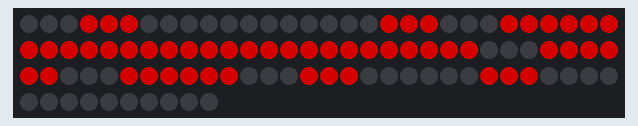
Simulated run of this sketch. Board: ESP8266 (NodeMCU). Shown: 100 RGB LEDs in strip order, left to right, continuing on the next row. Dim RGB values are drawn brighter than linear; WiFi joins after 1.5 s; servers stay silent unless stated; network time is answered at once with the bench clock; uploads are accepted with an empty reply; the local clock reads 2024-03-15 10:24:30 at power-on unless the sketch sets it; web services answer with replies made up by the test bench; what the sketch prints to the serial monitor is not drawn.

Above: at 2.2 s.

The sketch:

JIM-DIYCLOCKV2.ino
```cpp
#include <NTPClient.h>
#include <ESP8266WiFi.h>
#include <WiFiUdp.h>
#include <Adafruit_NeoPixel.h>
#include <Time.h>           // Use Time.h instead of TimeLib.h
#include <Timezone.h>    // https://github.com/JChristensen/Timezone
#include <ESP8266HTTPClient.h>
#include <WiFiClient.h>
#include "secrets.h"

const char *ssid     = WIFI_SSID;
const char *password = WIFI_PASSWORD;

#define PIN            2
#define NUMPIXELS      100
Adafruit_NeoPixel pixels = Adafruit_NeoPixel(NUMPIXELS, PIN, NEO_GRB + NEO_KHZ800);

// US Mountain Time Zone (Denver, Salt Lake City)
TimeChangeRule usMDT = {"MDT", Second, Sun, Mar, 2, -360};    // Daylight time = UTC - 6 hours
TimeChangeRule usMST = {"MST", First, Sun, Nov, 2, -420};     // Standard time = UTC - 7 hours
Timezone usMountain(usMDT, usMST);

char daysOfTheWeek[7][12] = {"Sunday", "Monday", "Tuesday", "Wednesday", "Thursday", "Friday", "Saturday"};

// Define NTP Client to get time
WiFiUDP ntpUDP;
NTPClient timeClient(ntpUDP, "pool.ntp.org", 0, 30000);  // Using UTC time, offset will be handled by Timezone library

// Brightness and sunrise/sunset variables
int normalBrightness = 128;
int dimBrightness = 20;
int currentBrightness = 128;
int sunriseHour = 6;
int sunriseMinute = 0;
int sunsetHour = 18;
int sunsetMinute = 0;

float latitude = 39.7392;  // Default: Denver, CO
float longitude = -104.9903;
bool locationFetched = false;

void fetchLocationFromIP() {
  if (WiFi.status() == WL_CONNECTED) {
    WiFiClient wifiClient;
    HTTPClient http;
    http.begin(wifiClient, "http://ip-api.com/json");
    int httpCode = http.GET();
    if (httpCode == HTTP_CODE_OK) {
      String payload = http.getString();
      int latIndex = payload.indexOf("\"lat\":");
      int lonIndex = payload.indexOf("\"lon\":");
      if (latIndex > 0 && lonIndex > 0) {
        latitude = payload.substring(latIndex + 6, payload.indexOf(',', latIndex)).toFloat();
        longitude = payload.substring(lonIndex + 6, payload.indexOf(',', lonIndex)).toFloat();
        locationFetched = true;
        Serial.print("Fetched location: lat=");
        Serial.print(latitude, 6);
        Serial.print(", lon=");
        Serial.println(longitude, 6);
      }
    }
    http.end();
  }
}

void fetchSunriseSunset(float latitude, float longitude) {
  if (WiFi.status() == WL_CONNECTED) {
    WiFiClient wifiClient;
    HTTPClient http;
    String url = String("http://api.sunrise-sunset.org/json?lat=") + String(latitude, 6) + "&lng=" + String(longitude, 6) + "&formatted=0";
    http.begin(wifiClient, url);
    int httpCode = http.GET();
    if (httpCode == HTTP_CODE_OK) {
      String payload = http.getString();
      int sunriseIndex = payload.indexOf("sunrise\":\"");
      int sunsetIndex = payload.indexOf("sunset\":\"");
      if (sunriseIndex > 0 && sunsetIndex > 0) {
        String sunriseStr = payload.substring(sunriseIndex + 10, payload.indexOf('"', sunriseIndex + 10));
        String sunsetStr = payload.substring(sunsetIndex + 9, payload.indexOf('"', sunsetIndex + 9));
        Serial.print("Fetched sunrise (UTC): "); Serial.println(sunriseStr);
        Serial.print("Fetched sunset (UTC): "); Serial.println(sunsetStr);
        sunriseHour = sunriseStr.substring(11, 13).toInt();
        sunriseMinute = sunriseStr.substring(14, 16).toInt();
        sunsetHour = sunsetStr.substring(11, 13).toInt();
        sunsetMinute = sunsetStr.substring(14, 16).toInt();
        time_t sunriseUTC = (sunriseHour * 3600) + (sunriseMinute * 60);
        time_t sunsetUTC = (sunsetHour * 3600) + (sunsetMinute * 60);
        time_t now = timeClient.getEpochTime();
        time_t sunriseLocal = usMountain.toLocal(now - (now % 86400) + sunriseUTC);
        time_t sunsetLocal = usMountain.toLocal(now - (now % 86400) + sunsetUTC);
        sunriseHour = hour(sunriseLocal);
        sunriseMinute = minute(sunriseLocal);
        sunsetHour = hour(sunsetLocal);
        sunsetMinute = minute(sunsetLocal);
        Serial.print("Sunrise (local): "); Serial.print(sunriseHour); Serial.print(":"); Serial.println(sunriseMinute);
        Serial.print("Sunset (local): "); Serial.print(sunsetHour); Serial.print(":"); Serial.println(sunsetMinute);
      }
    }
    http.end();
  }
}

void setup() {
  Serial.begin(115200);

  WiFi.begin(ssid, password);
  Serial.print("Connecting to WiFi");
  while ( WiFi.status() != WL_CONNECTED ) {
    delay ( 500 );
    Serial.print ( "." );
  }
  Serial.println("\nWiFi connected!");
  WiFi.hostname("BigClock");
  timeClient.begin();

  pixels.begin();

  fetchLocationFromIP();
  fetchSunriseSunset(latitude, longitude);
}

unsigned long lastMidnightCheck = 0;
int lastDay = -1;
bool isDimmed = false;

void setAllPixelsBrightness(int brightness) {
  for (int i = 0; i < NUMPIXELS; i++) {
    uint32_t color = pixels.getPixelColor(i);
    uint8_t r = (uint8_t)(color >> 16);
    uint8_t g = (uint8_t)(color >> 8);
    uint8_t b = (uint8_t)(color);
    // Scale color by brightness
    r = (r * brightness) / 255;
    g = (g * brightness) / 255;
    b = (b * brightness) / 255;
    pixels.setPixelColor(i, pixels.Color(r, g, b));
  }
  pixels.show();
}

void loop() {
  timeClient.update();
  // Get UTC time and convert to local time with DST handling
  time_t utc = timeClient.getEpochTime();
  time_t local = usMountain.toLocal(utc);
  int hours24 = hour(local); // 24-hour value for logic
  int mins = minute(local);
  int secs = second(local);
  int today = day(local);

  // 12-hour conversion for display
  int hours12 = hours24;
  bool isPM = false;
  if (hours12 == 0) {
    hours12 = 12;
  } else if (hours12 >= 12) {
    if (hours12 > 12) hours12 -= 12;
    isPM = true;
  }

  // At midnight, update sunrise/sunset times for the new day
  if (today != lastDay) {
    lastDay = today;
    fetchSunriseSunset(latitude, longitude);
  }

  // Brightness logic
  bool shouldBeDim = false;
  if (hours24 < sunriseHour || (hours24 == sunriseHour && mins < sunriseMinute)) {
    shouldBeDim = true;
  } else if (hours24 > sunsetHour || (hours24 == sunsetHour && mins >= sunsetMinute)) {
    shouldBeDim = true;
  }
  if (shouldBeDim && !isDimmed) {
    currentBrightness = dimBrightness;
    isDimmed = true;
  } else if (!shouldBeDim && isDimmed) {
    currentBrightness = normalBrightness;
    isDimmed = false;
  }

  // Use hours12 for display
  int displayHours = hours12;
  // Safety: never show 0 for hours on a 12-hour clock
  if (displayHours == 0) {
    displayHours = 12;
  }
  bool leadZero = false;
  if (displayHours < 10) {
    leadZero = true;
  }

  Serial.print(daysOfTheWeek[weekday(local) - 1]);
  Serial.print(", ");
  Serial.print(displayHours);
  Serial.print(":");
  Serial.print(mins);
  Serial.print(":");
  Serial.println(second(local));

  // Print current time, sunrise, sunset, and brightness mode
  Serial.print("Current time (24h): ");
  Serial.print(hours24); Serial.print(":"); Serial.print(mins); Serial.print(":"); Serial.println(secs);
  Serial.print("Current time (12h): ");
  Serial.print(hours12); Serial.print(":"); Serial.print(mins); Serial.print(":"); Serial.print(secs);
  Serial.println(isPM ? " PM" : " AM");
  Serial.print("Today's sunrise: "); Serial.print(sunriseHour); Serial.print(":"); Serial.println(sunriseMinute);
  Serial.print("Today's sunset: "); Serial.print(sunsetHour); Serial.print(":"); Serial.println(sunsetMinute);
  Serial.print("Brightness mode (using 24h time): ");
  if (hours24 < sunriseHour || (hours24 == sunriseHour && mins < sunriseMinute) || hours24 > sunsetHour || (hours24 == sunsetHour && mins >= sunsetMinute)) {
    Serial.println("DIM");
  } else {
    Serial.println("NORMAL");
  }

  // Send Digits to Clock
  if (leadZero == true) {
    Serial.println("leading zero needed");
    Serial.print("hours: ");
    Serial.println(displayHours);
    drawdigit(0, 0, 0, 0, displayHours / 10); //Draw the first digit of the hour
  }
  else {
    Serial.println("leading zero NOT needed");
    drawdigit(0, currentBrightness, 0, 0, displayHours / 10); //Draw the first digit of the hour
  }
  drawdigit(21, currentBrightness, 0, 0, displayHours - ((displayHours / 10) * 10)); //Draw the second digit of the hour
  pixels.setPixelColor(42, pixels.Color(currentBrightness, 0, 0)); //Draw the two middle dots
  pixels.setPixelColor(43, pixels.Color(currentBrightness, 0, 0));
  drawdigit(44, currentBrightness, 0, 0, mins / 10); //Draw the first digit of the minute
  drawdigit(65, currentBrightness, 0, 0, mins - ((mins / 10) * 10)); //Draw the second digit of the minute

  delay(30000);//Request to NIST server should be separated by at least 30 seconds.

}

long utcOffset(const char* timezone) {
  // timezone should look something like: America/Denver
  // a list of timezones can be found by
  // curl "http://worldtimeapi.org/api/timezone/"
  const char* urlBase = "http://worldtimeapi.org/api/timezone/";

  // number of seconds to offset from UTC
  long offset = 0;
  long raw_offset = -25200;
  long dst_offset = 3600;

  return offset + raw_offset + dst_offset;
}

//Get current offset for time based on IP
long getTimeZoneOffset ()
{
  long offset = 0;

  return offset;
}

// How to draw each digit
void drawdigit(int offset, int r, int g, int b, int n)
{

  if (n == 2 || n == 3 || n == 4 || n == 5 || n == 6 || n == 8 || n == 9 ) //MIDDLE
  {
    pixels.setPixelColor(0 + offset, pixels.Color(r, g, b));
    pixels.setPixelColor(1 + offset, pixels.Color(r, g, b));
    pixels.setPixelColor(2 + offset, pixels.Color(r, g, b));
  }
  else
  {
    pixels.setPixelColor(0 + offset, pixels.Color(0, 0, 0));
    pixels.setPixelColor(1 + offset, pixels.Color(0, 0, 0));
    pixels.setPixelColor(2 + offset, pixels.Color(0, 0, 0));
  }
  if (n == 0 || n == 1 || n == 2 || n == 3 || n == 4 || n == 7 || n == 8 || n == 9) //TOP RIGHT
  {
    pixels.setPixelColor(3 + offset, pixels.Color(r, g, b));
    pixels.setPixelColor(4 + offset, pixels.Color(r, g, b));
    pixels.setPixelColor(5 + offset, pixels.Color(r, g, b));
  }
  else
  {
    pixels.setPixelColor(3 + offset, pixels.Color(0, 0, 0));
    pixels.setPixelColor(4 + offset, pixels.Color(0, 0, 0));
    pixels.setPixelColor(5 + offset, pixels.Color(0, 0, 0));
  }
  if (n == 0 || n == 2 || n == 3 || n == 5 || n == 6 || n == 7 || n == 8 || n == 9) //TOP
  {
    pixels.setPixelColor(6 + offset, pixels.Color(r, g, b));
    pixels.setPixelColor(7 + offset, pixels.Color(r, g, b));
    pixels.setPixelColor(8 + offset, pixels.Color(r, g, b));
  }
  else
  {
    pixels.setPixelColor(6 + offset, pixels.Color(0, 0, 0));
    pixels.setPixelColor(7 + offset, pixels.Color(0, 0, 0));
    pixels.setPixelColor(8 + offset, pixels.Color(0, 0, 0));
  }
  if (n == 0 || n == 4 || n == 5 || n == 6 || n == 8 || n == 9 ) //TOP LEFT
  {
    pixels.setPixelColor(9 + offset, pixels.Color(r, g, b));
    pixels.setPixelColor(10 + offset, pixels.Color(r, g, b));
    pixels.setPixelColor(11 + offset, pixels.Color(r, g, b));
  }
  else
  {
    pixels.setPixelColor(9 + offset, pixels.Color(0, 0, 0));
    pixels.setPixelColor(10 + offset, pixels.Color(0, 0, 0));
    pixels.setPixelColor(11 + offset, pixels.Color(0, 0, 0));
  }
  if (n == 0 || n == 2 || n == 6 || n == 8) //BOTTOM LEFT
  {
    pixels.setPixelColor(12 + offset, pixels.Color(r, g, b));
    pixels.setPixelColor(13 + offset, pixels.Color(r, g, b));
    pixels.setPixelColor(14 + offset, pixels.Color(r, g, b));
  }
  else
  {
    pixels.setPixelColor(12 + offset, pixels.Color(0, 0, 0));
    pixels.setPixelColor(13 + offset, pixels.Color(0, 0, 0));
    pixels.setPixelColor(14 + offset, pixels.Color(0, 0, 0));
  }
  if (n == 0 || n == 2 || n == 3 || n == 5 || n == 6 || n == 8 || n == 9) //BOTTOM
  {
    pixels.setPixelColor(15 + offset, pixels.Color(r, g, b));
    pixels.setPixelColor(16 + offset, pixels.Color(r, g, b));
    pixels.setPixelColor(17 + offset, pixels.Color(r, g, b));
  }
  else
  {
    pixels.setPixelColor(15 + offset, pixels.Color(0, 0, 0));
    pixels.setPixelColor(16 + offset, pixels.Color(0, 0, 0));
    pixels.setPixelColor(17 + offset, pixels.Color(0, 0, 0));
  }
  if (n == 0 || n == 1 || n == 3 || n == 4 || n == 5 || n == 6 || n == 7 || n == 8 || n == 9) //BOTTOM RIGHT
  {
    pixels.setPixelColor(18 + offset, pixels.Color(r, g, b));
    pixels.setPixelColor(19 + offset, pixels.Color(r, g, b));
    pixels.setPixelColor(20 + offset, pixels.Color(r, g, b));
  }
  else
  {
    pixels.setPixelColor(18 + offset, pixels.Color(0, 0, 0));
    pixels.setPixelColor(19 + offset, pixels.Color(0, 0, 0));
    pixels.setPixelColor(20 + offset, pixels.Color(0, 0, 0));
  }

  pixels.show();
}
```

secrets_example.h
```cpp
// secrets_example.h
#define WIFI_SSID     "YOUR_WIFI_SSID"
#define WIFI_PASSWORD "YOUR_WIFI_PASSWORD" 
```
